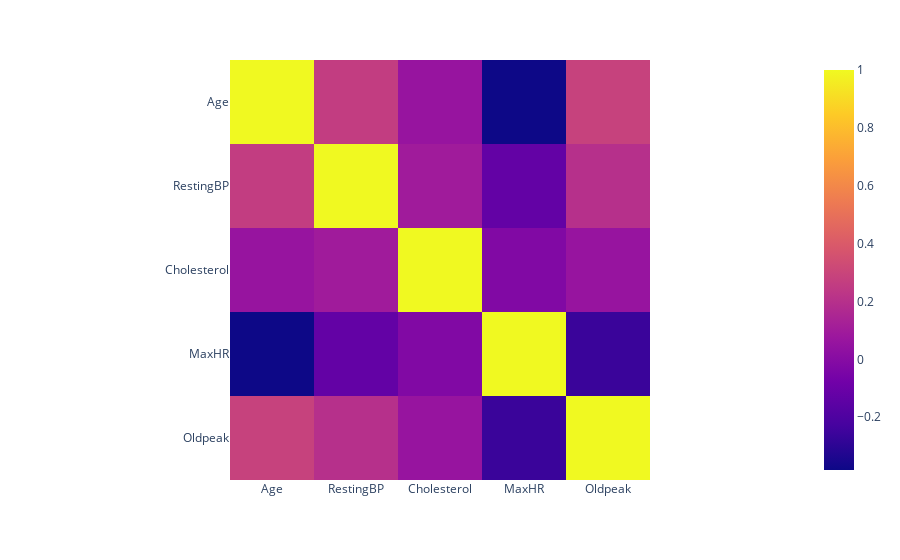

Source (notebook cell):
### Code cell
#heatmap of numerical column correlation
heatmap = px.imshow(corr)
heatmap.show()

### Figure 1 — Plotly figure (JSON) as saved in the notebook; plotly's stock layout.template omitted (floating-point values rounded to 4 significant figures)
{"data": [{"coloraxis": "coloraxis", "hovertemplate": "x: %{x}<br>y: %{y}<br>color: %{z}<extra></extra>", "name": "0", "type": "heatmap", "x": ["Age", "RestingBP", "Cholesterol", "MaxHR", "Oldpeak"], "xaxis": "x", "y": ["Age", "RestingBP", "Cholesterol", "MaxHR", "Oldpeak"], "yaxis": "y", "z": [[1, 0.2599, 0.05876, -0.3821, 0.286], [0.2599, 1, 0.09594, -0.1258, 0.1986], [0.05876, 0.09594, 1, -0.01986, 0.05849], [-0.3821, -0.1258, -0.01986, 1, -0.2595], [0.286, 0.1986, 0.05849, -0.2595, 1]]}], "layout": {"coloraxis": {"colorscale": [[0, "#0d0887"], [0.1111, "#46039f"], [0.2222, "#7201a8"], [0.3333, "#9c179e"], [0.4444, "#bd3786"], [0.5556, "#d8576b"], [0.6667, "#ed7953"], [0.7778, "#fb9f3a"], [0.8889, "#fdca26"], [1, "#f0f921"]]}, "margin": {"t": 60}, "xaxis": {"anchor": "y", "constrain": "domain", "domain": [0, 1], "scaleanchor": "y"}, "yaxis": {"anchor": "x", "autorange": "reversed", "constrain": "domain", "domain": [0, 1]}}}
